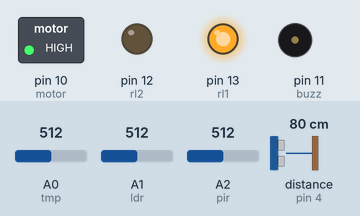
The sketch below on a simulated Arduino Uno, built with avr-gcc and run on an emulated ATmega328P. Shown: switched loads named in the sketch (green lamp = pin HIGH), output pins drawn as LEDs (lit = HIGH), buzzer (waves = sounding, pin HIGH). Wiring (inferred from the names in the program): ultrasonic range finder: trigger pin 3; echo pin 4. The inputs (shaded band) are chosen by the test bench; at power-on: distance to the obstacle (sensor on pin 4) 80 cm, A1 (ldr) = 512, A0 (tmp) = 512, A2 (pir) = 512. The echo pulse lasts 58.3 µs per cm; pins used as bus, display or sensor lines are not drawn.

Above: at 1.2 s.
1.3 s: distance to the obstacle (sensor on pin 4) set to 16 cm
2.8 s: distance to the obstacle (sensor on pin 4) set to 13 cm
At 4.0 s:
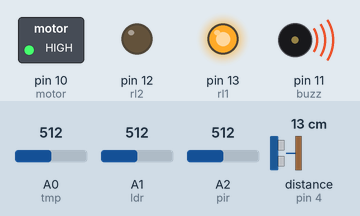
4.3 s: A1 (ldr) set to 362
5.8 s: A1 (ldr) set to 334
At 6.6 s:
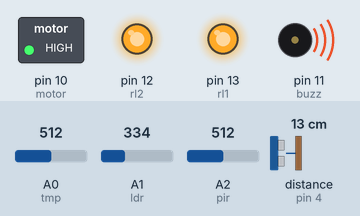
7.3 s: A0 (tmp) set to 100
8.8 s: A0 (tmp) set to 89
At 10.0 s:
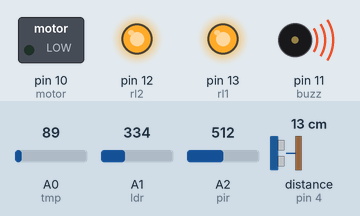
Timing chart, 0 to 11.3 s (numbered marks = the images above; inputs shaded):
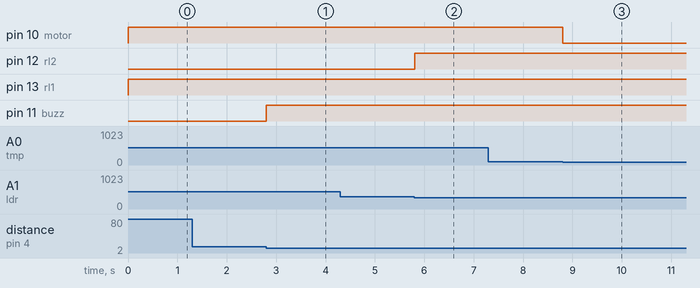

The sketch:

ibm_assignment_11.ino
```cpp
const int rl1 = 13, rl2 = 12, buzz = 11,motor = 10, trig = 3, echo = 4;
const int ldr = A1, pir = A2, tmp = A0;

int prev_state=0;


void setup()
{
  Serial.begin(9600);
  pinMode(motor, OUTPUT);
  pinMode(rl1,OUTPUT);
  pinMode(rl2,OUTPUT);
  pinMode(buzz,OUTPUT);
  pinMode(trig,OUTPUT);
  pinMode(echo,INPUT);
  pinMode(ldr,INPUT);
  pinMode(pir,INPUT);
  pinMode(tmp,INPUT);

}

void loop()
{
 float temperature = analogRead(tmp);
  temperature = map(temperature,20,258,0,100);
 float light = analogRead(ldr);
 light = map(light,6,679,0,255);
 float motion = analogRead(pir);
 long duration;
 int distance;
 digitalWrite(trig, LOW);
 delayMicroseconds(2);
 digitalWrite(trig, HIGH);
 delayMicroseconds(10);
 digitalWrite(trig, LOW);
 duration = pulseIn(echo, HIGH);
 distance = duration * 0.034 / 2;

 if(distance <14)
 {
   digitalWrite(buzz,HIGH);
 }
  else
  {
    digitalWrite(buzz,LOW);
  }

   if(motion)
 {
   digitalWrite(rl1,HIGH);
 }
  else
  {
    digitalWrite(rl1,LOW);
  }

  if(light <128)
 {
   digitalWrite(rl2,HIGH);
 }
  else
  {
    digitalWrite(rl2,LOW);
  }
  if(temperature >30)
 {
   digitalWrite(motor,HIGH);
 }
  else
  {
    digitalWrite(motor,LOW);
  }
}
```

Measured:
- the behaviour switches between 15 and 14 cm on distance to the obstacle (sensor on pin 4) (found by bisection; images 0 and 1)
- the behaviour switches between 344 and 343 on A1 (ldr) (found by bisection; images 1 and 2)
- the behaviour switches between 94 and 93 on A0 (tmp) (found by bisection; images 2 and 3)
- after the input at 1.3 s, every drawn part: stays the same
- after the input at 2.8 s, pin 11 (buzz): LOW → HIGH at once
- after the input at 4.3 s, every drawn part: stays the same
- after the input at 5.8 s, pin 12 (rl2): LOW → HIGH at once
- after the input at 7.3 s, every drawn part: stays the same
- after the input at 8.8 s, pin 10 (motor): HIGH → LOW at once
